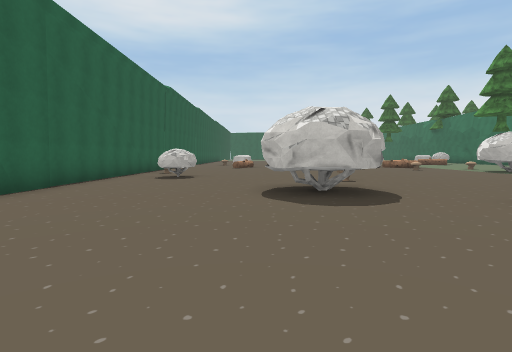
View 1 (above)

19 first-person views from a walk through a Unity game level. The camera is 1.5 m above the floor, tilts 4° down and sees 80° across. The floor is counted in squares, 2 m on a side. Each view is taken from the middle of a square. On the plan, view 1 faces up. The plan holds only what a view shows up to about 10 squares ahead; the rest is blank. The place goes on beyond the plan. The player character is not drawn. Some surface patterns are stand-ins.

View 2
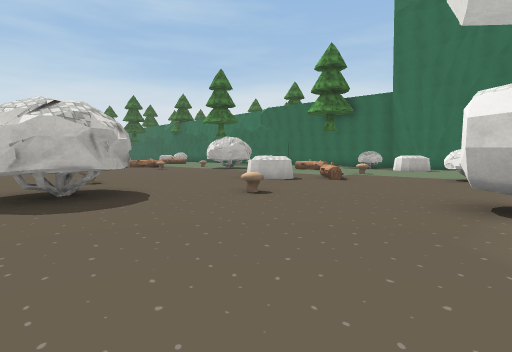

View 3
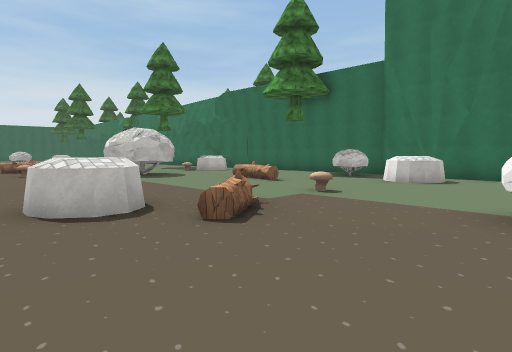

View 4
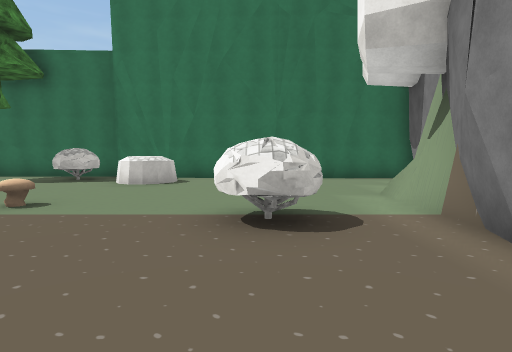

View 5
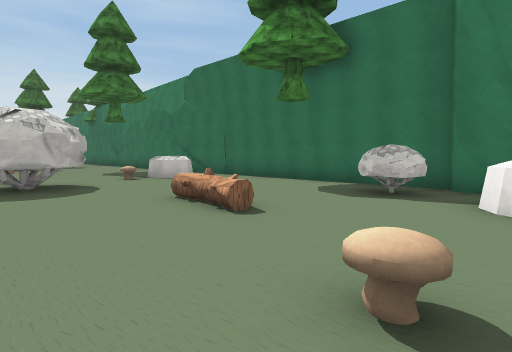

View 6
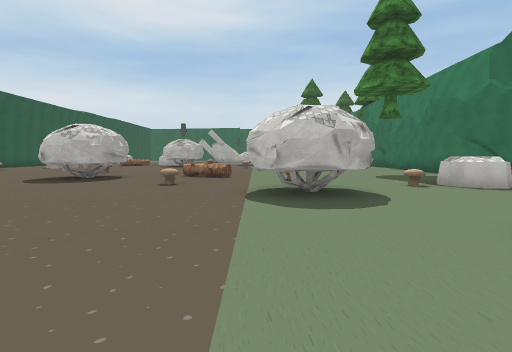

View 7
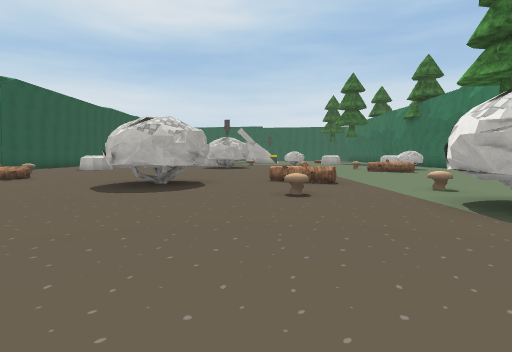

View 8
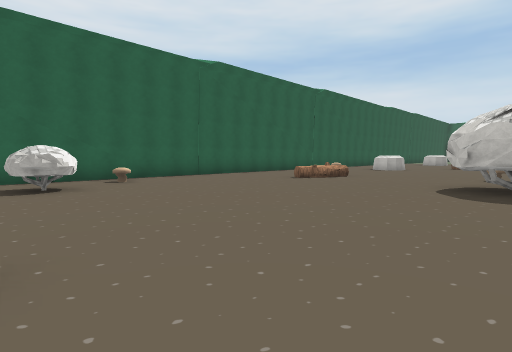

View 9
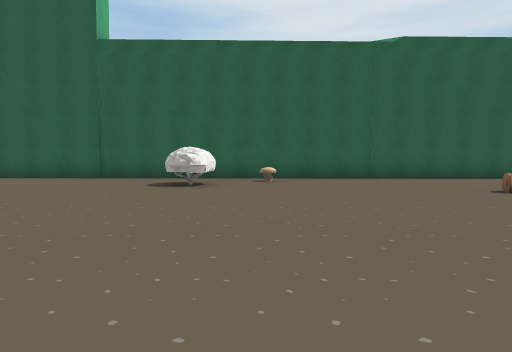

View 10
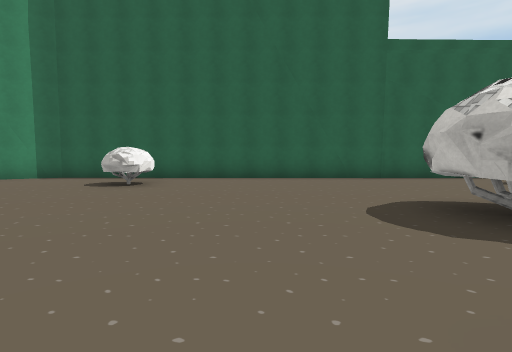

View 11
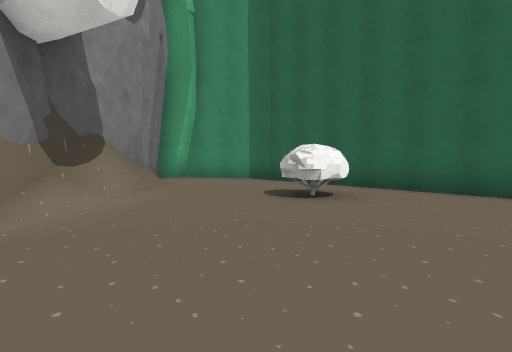

View 12
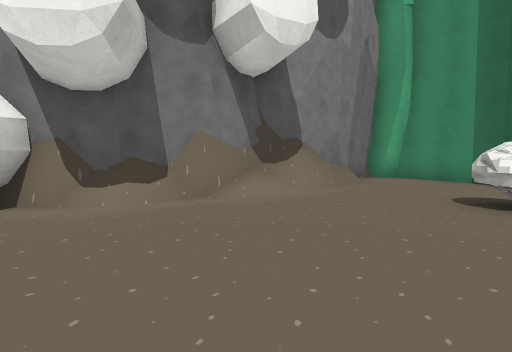

View 13
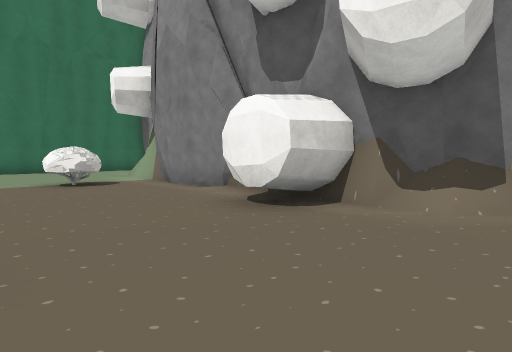

View 14
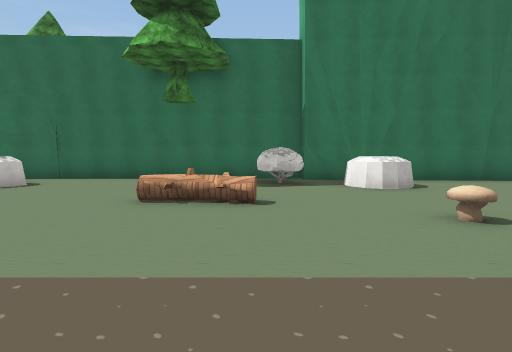

View 15
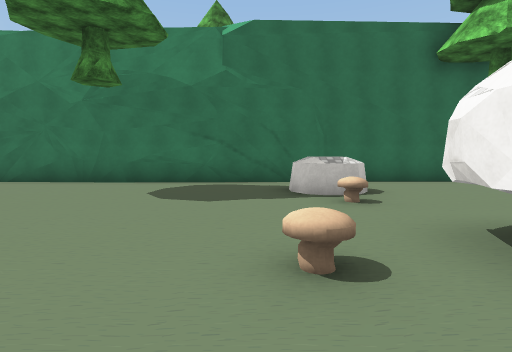

View 16
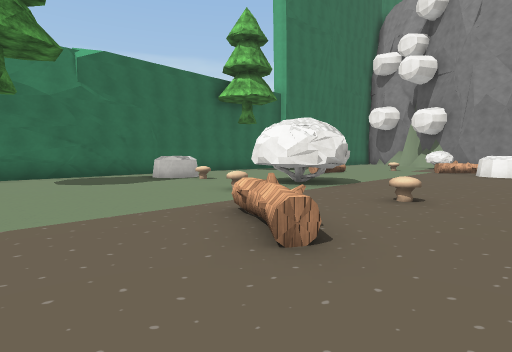

View 17
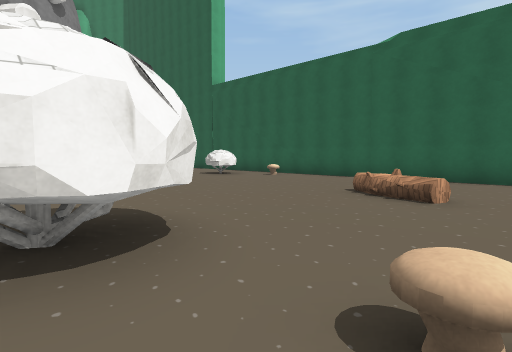

View 18
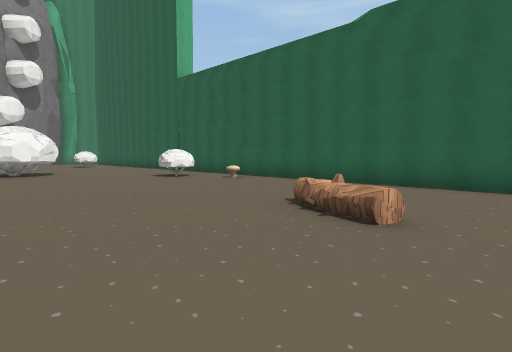

View 19
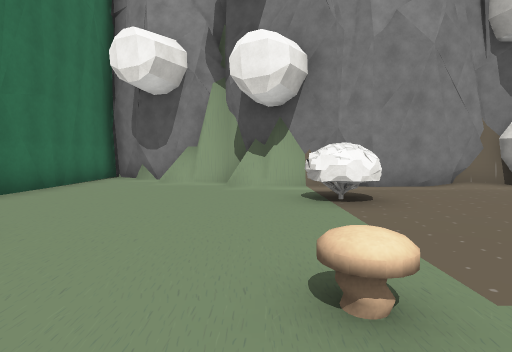

### Floor plan
Points are (right, up) in squares from view 1. A wall is a line through its corners. A room is listed if a view was taken in it or the views show most of it. See-through windows are left out.
Room 1 (views 1, 2, 3, 4, 5, 6, 7, 8, 9, 10, 11, 12, 13, 14, 15, 16, 17, 18, 19)
walls: (6.8, -0.3) (9.1, 0); (6.5, -0.4) (7.3, -0.4); (6.6, -0.4) (7.3, -0.2); (8.8, 0) (9.9, -0.1); (9.5, -0.1) (10.7, -0.5); (10.1, -0.4) (12.6, -0.4); (2.7, -1.1) (3.5, -0.8); (2.4, -1.3) (3, -0.7) (3.5, -0.7); (11.6, -0.4) (11.8, -0.7) (12.4, -0.7); (2.3, -1.4) (2.9, -1); (11.8, -0.6) (12.6, -0.6); (16.9, 5.3) (17.2, 6.6); (17.5, 6.5) (17.5, 16.1); (12.3, -1.3) (12.8, -1.4); (0.4, -2.3) (1.1, -2.1); (13.4, -1.5) (14.5, -1.5); (0.4, -2.6) (1, -2.3); (17.3, 15.2) (17.2, 20.6); (0.4, -2.8) (3.1, -0.4); (13.6, -1.8) (14.2, -1.8); (17.3, 16.1) (17.2, 17.1); (14.4, -2) (15.2, -2.3) (16.2, -2.9); (17.5, 17.4) (17.4, 19.9); (16.6, -0.8) (17, 6.5); (-1, -3.8) (-0.6, -3.2); (-1.4, -4) (-0.6, -3.4); (15.9, -2.6) (16.4, -3); (-4.6, 20.1) (-5, -3.3) (-3.6, -5.8) (-3.2, -5.8); (-1.8, -4.6) (-0.8, -3.5); (16.8, -3) (16.7, -0.4); (-2.8, -6.2) (-1.7, -4.5)
low walls: (3.1, -0.4) (3.5, -0.4); (2.9, -0.6) (3.5, -0.6); (17.5, 16.5) (17.5, 17.1); (15.1, -2.3) (15.6, -2.3); (-1.5, -4) (-1, -3.5)
objects: mushroom (-4, 12); bush (-3, -1) to (-2, 0); bush (-3, 10) to (-2, 11); log (-1, 17) to (0, 19); other object (0, 5) to (2, 7); rock (2, -2); other object (3, 9); other object (3, 16) to (6, 18); mushroom (4, 4); mushroom (4, 20); rock (5, 0); rock (5, 0) to (6, 1); rock (7, 6) to (8, 7); log (8, 5) to (9, 6); mushroom (8, 15); log (8, 17) to (9, 18); bush (10, 1) to (11, 2); other object (10, 12) to (12, 14); mushroom (11, 6); mushroom (11, 16); log (13, 8) to (13, 10); mushroom (14, 14); rock (15, 5) to (16, 6); rock (15, 14) to (16, 15); bush (16, 7) to (17, 8)

Positions as (right, up) in squares from view 1, and headings:
1: (0, 0), facing up
2: (0, 0), facing up-right
3: (6, 2), facing up-right
4: (7, 2), facing right
5: (10, 5), facing up-right
6: (10, 7), facing up
7: (7, 9), facing up
8: (5, 9), facing up-left
9: (5, 12), facing left
10: (5, 3), facing left
11: (2, 3), facing down-left
12: (1, 4), facing down
13: (2, 4), facing down-right
14: (8, 8), facing right
15: (9, 16), facing right
16: (6, 20), facing down-right
17: (5, 20), facing down-left
18: (3, 20), facing down-left
19: (12, 7), facing down
